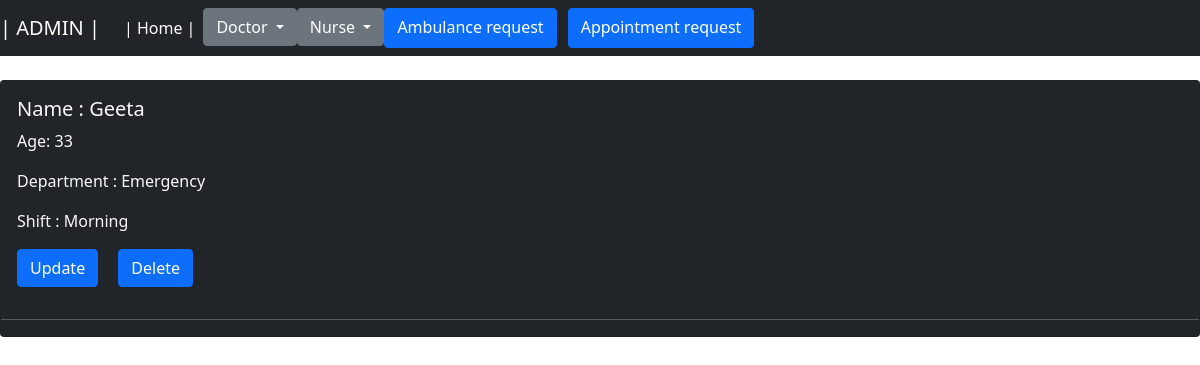
Screenshot of /admin_app/Read_Nurse/ with the database file from the repository.
### admin_app/models.py (models this page shows, shortened)
class Nurse(models.Model):
    Name = models.CharField(max_length=30)
    Age = models.IntegerField()
    Department = models.CharField(max_length=20)
    Shift = models.ForeignKey(Shift,on_delete=models.CASCADE)

class Shift(models.Model):
    shift = models.CharField(max_length=20)
    def __str__(self):
        return self.shift

### admin_app/views.py (the view)
# urls.py: path("Read_Nurse/",views.Read_Nurse,name="Read_Nurse"),
def Read_Nurse(request):
    read=Nurse.objects.all()
    return render(request,"Read_Nurse.html",{"read":read})

### templates/Read_Nurse.html
{%extends 'base.html'%}
{%block containt%}
{%include 'nav_admin.html'%}
<br>
{%for i in read%}
<div class="card bg-dark text-light">
    <div class="card-body">
      <h5 class="card-title">Name : {{i.Name}}</h5>
      <p class="card-text">Age: {{i.Age}}</p>
      <p class="card-text">Department : {{i.Department}}</p>
      <p class="card-text">Shift : {{i.Shift}}</p>
      <a href="{%url 'Update_Nurse' i.id%}" class="card-link btn btn-primary"> Update </a>
      <a href="{%url 'Delete_Nurse' i.id%}" class="card-link btn btn-primary"> Delete </a>
         </div>
    <hr>
    {%endfor%}
    {%endblock%}

### rows the page displays
Nurse: Name "Geeta", Age "33", Department "Emergency", Shift "Morning"
